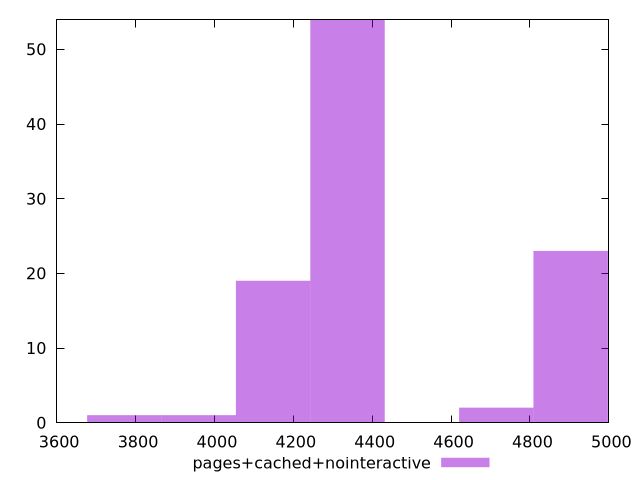

gnuplot code for this plot:
$_pagesCachedNointeractive <<EOF
4337.454008285475 54
4148.869051403498 19
4903.208878931407 23
4714.62392204943 2
3960.2840945215207 1
3771.6991376395436 1
EOF
set key outside below
set terminal pngcairo
set output "report_00004_2020-11-02T20-21-41.718Z/speed-index/pages+cached+nointeractive//raw_hist.png"
set yrange [0:54]
set boxwidth 188.58495688197718
set style fill transparent solid 0.5 noborder
plot $_pagesCachedNointeractive title "pages+cached+nointeractive" with boxes ,
